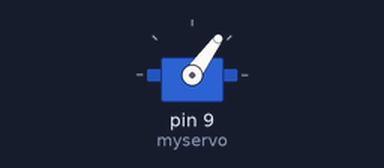
The sketch below on a simulated Arduino Uno, built with avr-gcc and run on an emulated ATmega328P. Parts: servo.

Above: at 0.05 s.
At 0.45 s:
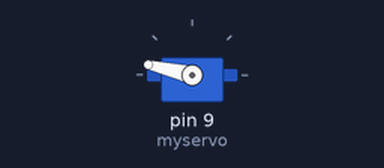
At 0.9 s:
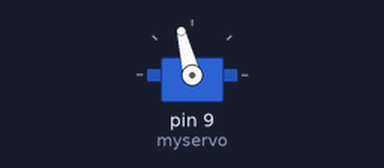
Timing chart, 0 to 3.0 s (numbered marks = the images above):
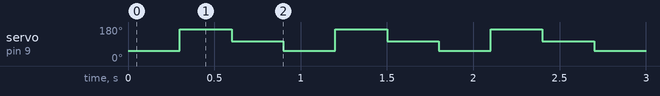

Measured:
- by itself, servo on pin 9 (myservo): repeats every 0.90 s: 104° 0.30 s, 54° 0.30 s, 167° 0.30 s

The sketch:

3_3-Servo_control.ino
```cpp
#include <Servo.h>

Servo myservo;


int pos = 0;

void setup() {
  myservo.attach(9);
}

void loop() {
    myservo.write(54);
    delay(300);

   myservo.write(167);
    delay(300);

  myservo.write(104);
    delay(300);
}
```
